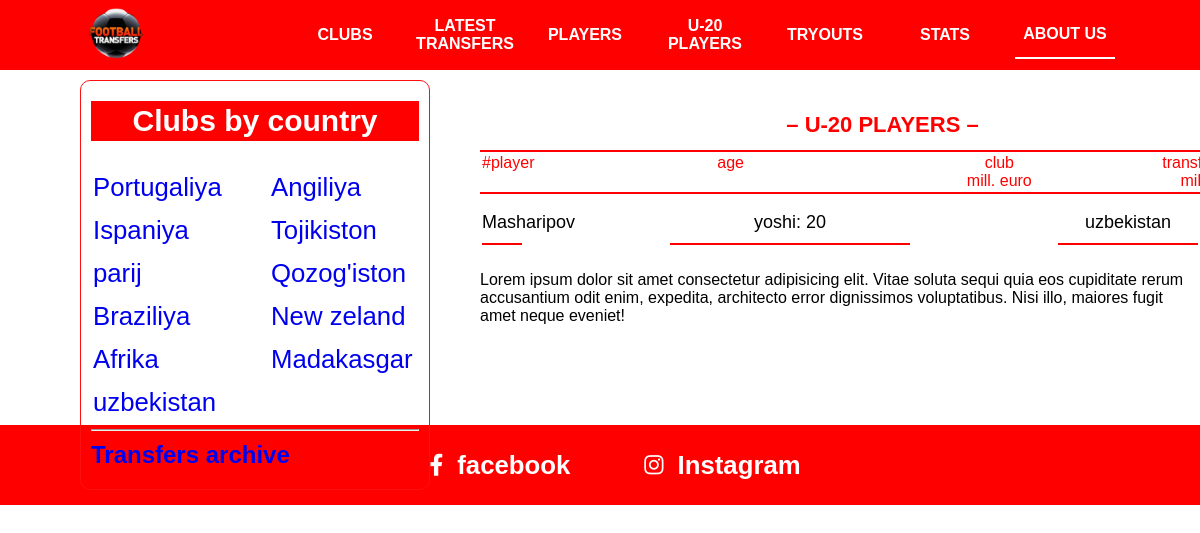
The app's page /katta_players/ with its own data.
### statsAPP/models.py (models this page shows, shortened)
class Davlat(models.Model):
    nom = models.CharField(max_length=255, unique=True)
    class Meta:
        verbose_name = "Davlat"
        verbose_name_plural = "Davlatlar"
    def __str__(self):
        return self.nom

class Player(models.Model):
    ism = models.CharField(max_length=255, blank=True)
    club = models.ForeignKey(Club, on_delete=models.SET_NULL, null=True)
    davlat = models.ForeignKey(Davlat, on_delete=models.SET_NULL, null=True)
    narx = models.PositiveSmallIntegerField(blank=True, null=True)
    t_yil = models.DateField(blank=True, null=True)
    class Meta:
        verbose_name = "Player"
        verbose_name_plural = "Playerlar"

### statsAPP/views.py (the view)
# urls.py: path('katta_players/', katta_players, name='u-20 players'),
def katta_players(request):
    hozirgi_sana = str(date.today())
    yil = int(hozirgi_sana[:4]) - 20
    yangi_sana = hozirgi_sana.replace(hozirgi_sana[:4], str(yil))
    context = {
        "players": Player.objects.filter(t_yil__gt=yangi_sana)
    }
    return render(request, 'U-20 players.html', context)

### statsAPP/context_processors.py (called while the page is built)
def countries(request):
    davlatlar = Davlat.objects.all()
    if len(davlatlar) % 2 == 0:
        countries1 = davlatlar[:len(davlatlar) // 2]
        countries2 = davlatlar[len(davlatlar) // 2:]
    else:
        countries1 = davlatlar[:(len(davlatlar) + 1) // 2]
        countries2 = davlatlar[(len(davlatlar) + 1) // 2:]
    context = {
        'countries1': countries1,
        'countries2': countries2,
    }
    return context

### templates/U-20 players.html
{% extends 'header.html' %}
{% block content %}
    <div class="nav">
        <h2>– U-20 PLAYERS –</h2>
        <table class="content-nav">
            <thead>
            <tr>
                <td>#player</td>
                <td>age</td>
                <td>
                    club <br/>
                    mill. euro
                </td>
                <td>
                    transfer value, <br/>
                    mill. euro
                </td>
            </tr>
            </thead>
        </table>
    </div>
    <div class="content">
        <table class="players">
            <tr>
                {% for player in players %}
                <td>{{player.ism}}</td>
                <td>yoshi: 20</td>
                <td>{{player.davlat}}</td>
            </tr>
            {% endfor %}
        </table>
        <p>
            Lorem ipsum dolor sit amet consectetur adipisicing elit. Vitae soluta
            sequi quia eos cupiditate rerum accusantium odit enim, expedita,
            architecto error dignissimos voluptatibus. Nisi illo, maiores fugit
            amet neque eveniet!
        </p>
    </div>
{% endblock %}

### templates/header.html (shortened to what this page needs)
<!DOCTYPE html>
<html>
  <head>
    {% load static %}
    <link rel="stylesheet" type="text/css" media="screen" href="{% static 'css/main.css' %}" />
    <link
      rel="stylesheet"
      href="https://cdnjs.cloudflare.com/ajax/libs/font-awesome/6.1.1/css/all.min.css"
    />
  </head>
  <body>
    <div class="container">
      <div class="navbar">
        <div class="icon">
          <a href="./index.html">
            <img src="img/12252568_173-removebg-preview.png" alt="" />
          </a>
        </div>
        <div class="links">
          <div><a href="{% url 'clubs' %}">CLUBS</a></div>
          <div><a href="{% url 'latest_transfers' %}">LATEST TRANSFERS</a></div>
          <div><a href="{% url 'players' %}">PLAYERS</a></div>
          <div><a href="{% url 'u-20 players' %}">U-20 PLAYERS</a></div>
          <div><a href="{% url 'tryouts' %}">TRYOUTS</a></div>
          <div><a href="{% url 'stats' %}">STATS</a></div>
          <div class="navActive"><a href="{% url 'about' %}">ABOUT US</a></div>
        </div>
      </div>
      <div class="country-clubs">
        <h2 id="title">Clubs by country</h2>
        <div class="country">
          <div>
            {% for i in countries1 %}
              <h3><a href="/{{i.nom}}/clubs/">{{i.nom}}</a> <br/></h3>
            {% endfor %}
          </div>
          <div>
            {% for i in countries2 %}
              <h3><a href="/{{i.nom}}/clubs/">{{i.nom}}</a> <br/></h3>
            {% endfor %}
          </div>
        </div>
         <hr>
        <h2><a href="/transfer-archive/">Transfers archive</a></h2>
      </div>
        {% block content %}
        {% endblock %}
        <div class="footer">
        <a href="https://www.facebook.com/topfootballtransfers/">
          <div>
            <i class="fa-brands fa-facebook-f"></i> &nbsp;
            <h3>facebook</h3>
          </div>
        </a>
        <a href="https://www.instagram.com/topfootballtransfers/">
          <div>
            <i class="fa-brands fa-instagram"></i> &nbsp;
            <h3>Instagram</h3>
          </div>
        </a>
      </div>
    </div>
  </body>
</html>

### static/css/main.css (style rules this page uses)
* { margin: 0; padding: 0; box-sizing: border-box; }
.container { width: 100% !important; display: inline-block; font-family: sans-serif; }
.container .navbar { width: 100%; background-color: red; display: flex; align-items: center; justify-content: space-around; position: fixed; z-index: 99; height: 70px !important; }
.container .navbar .icon { width: 100px; overflow: hidden; }
.container .navbar .icon img { width: 130%; margin-left: -14%; }
.container .navbar .links { z-index: 999; display: flex; }
.container .navbar .links div { width: 100px; text-align: center; display: flex; align-items: center; margin-right: 20px; }
.container .navbar .links div a { color: white; font-weight: 700; text-decoration: none; width: 100px !important; height: 45px; display: flex; align-items: center; justify-content: center; }
.container .navActive { border-bottom: 2px solid white !important; }
.country-clubs { width: 350px; border: 1px solid rgb(255, 16, 16); border-radius: 10px; position: fixed; top: 80px; left: 80px; padding: 10px 10px; padding-bottom: 10px; }
.country-clubs h2 { margin: 10px 0px; transition: all 0.3s ease; }
.country-clubs h2 a { text-decoration: none; }
.country-clubs #title { font-size: 30px; background-color: red; color: white; text-align: center; line-height: 40px; }
.country-clubs .country { width: 100%; display: flex; flex-wrap: wrap; justify-content: space-between; font-size: 22px; margin-top: 20px; }
.country-clubs .country div { width: 150px; height: 100%; }
.country-clubs .country h3 { font-weight: 100 !important; margin: 10px 0px !important; width: 100%; padding: 2px 2px; transition: all 0.3s ease; }
.country-clubs .country h3 a { text-decoration: none; margin-top: 20px !important; }
.nav { width: 805px; background-color: white; position: fixed; left: 480px; top: 70px; }
.nav h2 { text-align: center; color: red; line-height: 50px; padding-top: 30px; font-size: 22px; }
.players { width: 100%; }
.players tr { display: flex; flex-wrap: wrap; justify-content: space-between; }
.players tr td { width: 140px; margin-bottom: 4px; padding: 10px 0px; font-size: 18px; border-bottom: 2px solid rgb(255, 0, 0); text-align: center; }
.players tr td:nth-child(2), .top-players tr td:nth-child(2), .playerss tr td:nth-child(2) { width: 240px; }
.players tr td:nth-child(1), .top-players tr td:nth-child(1), .playerss tr td:nth-child(1) { width: 40px !important; }
.content { max-width: 800px; margin-left: 480px; margin-top: 200px; padding-bottom: 100px; }
.content p, .content b { margin-top: 20px; }
.content-nav { border-top: 2px solid rgb(255, 0, 0); border-bottom: 2px solid rgb(255, 0, 0); width: 100%; }
.content-nav tr { display: flex; justify-content: space-between !important; }
.content-nav tr td { width: 140px; color: red; text-align: center; }
.content-nav tr td:nth-child(1) { width: 50px; }
.content-nav tr td:nth-child(2) { width: 250px; }
.footer { width: 100%; background-color: red; height: 80px; display: flex; align-items: center; justify-content: center; font-size: 22px; padding-left: 80px; }
.footer a { margin-right: 50px; color: white; text-decoration: none; word-spacing: 8px; padding: 4px 12px; border-radius: 5px; transition: all 0.3s ease; }
.footer a div { display: flex; align-items: center; }

### records on screen
Davlat: nom "Portugaliya"
Davlat: nom "Ispaniya"
Davlat: nom "parij"
Davlat: nom "Braziliya"
Davlat: nom "Afrika"
Davlat: nom "uzbekistan"
Davlat: nom "Angiliya"
Davlat: nom "Tojikiston"
Davlat: nom "Qozog'iston"
Davlat: nom "New zeland"
Davlat: nom "Madakasgar"
Player: ism "Masharipov", davlat "uzbekistan"
